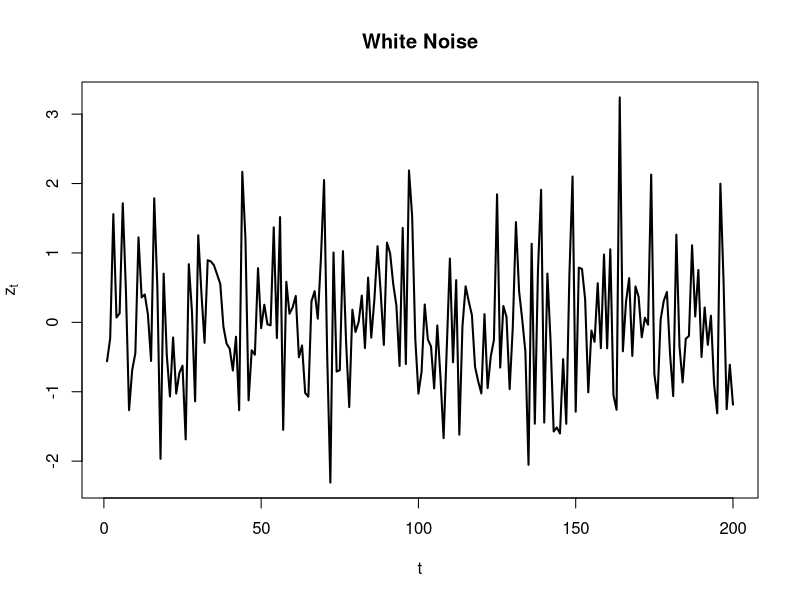
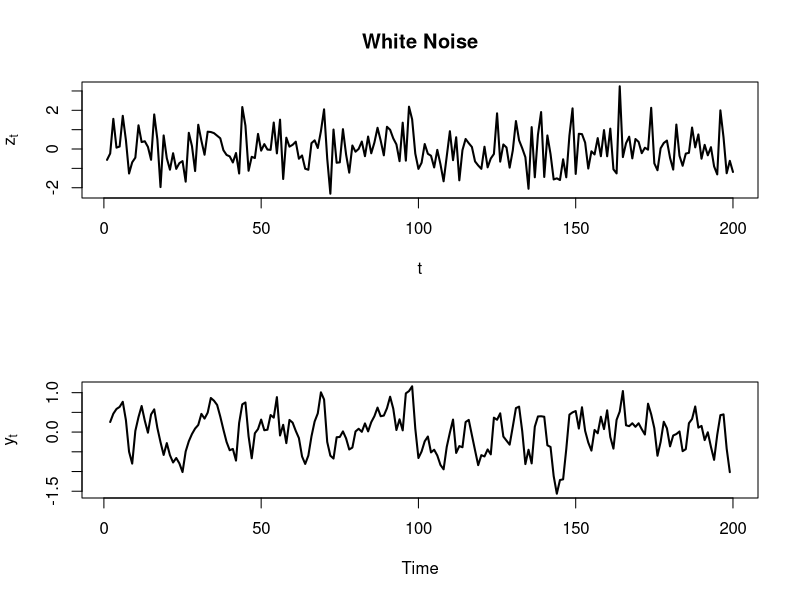
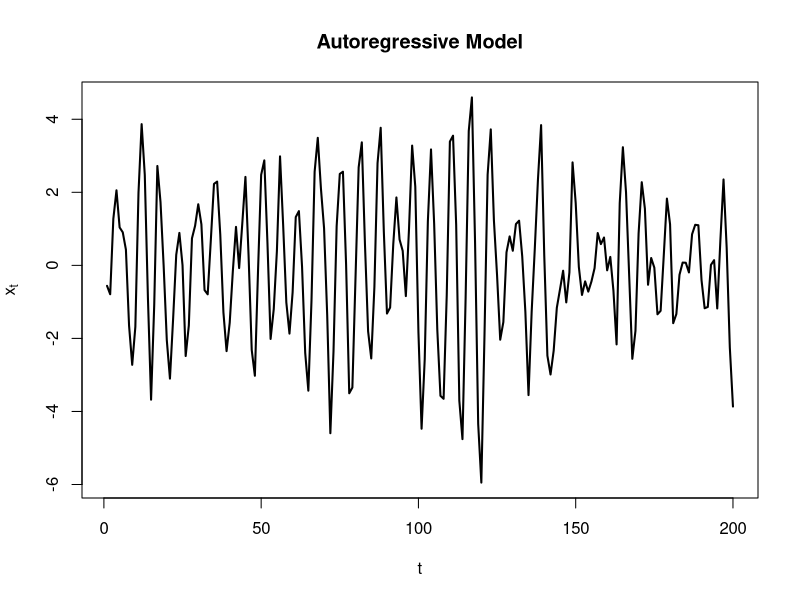
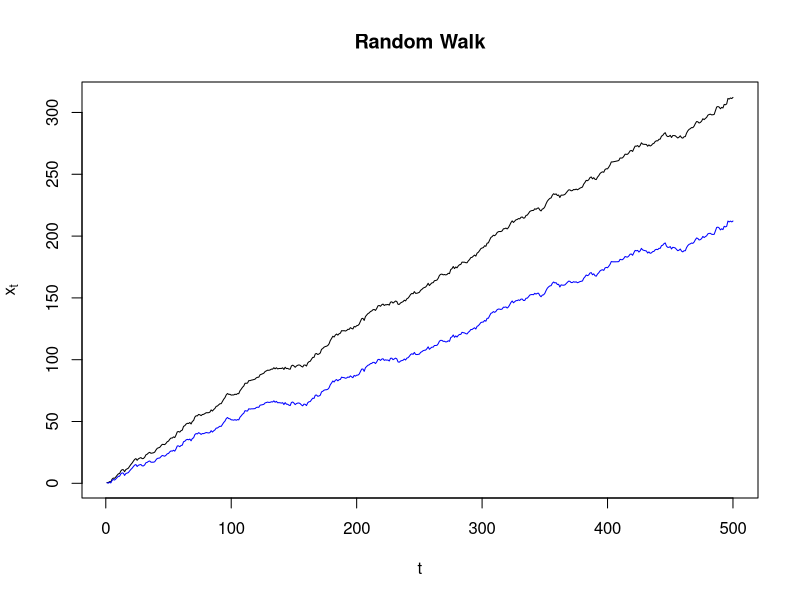
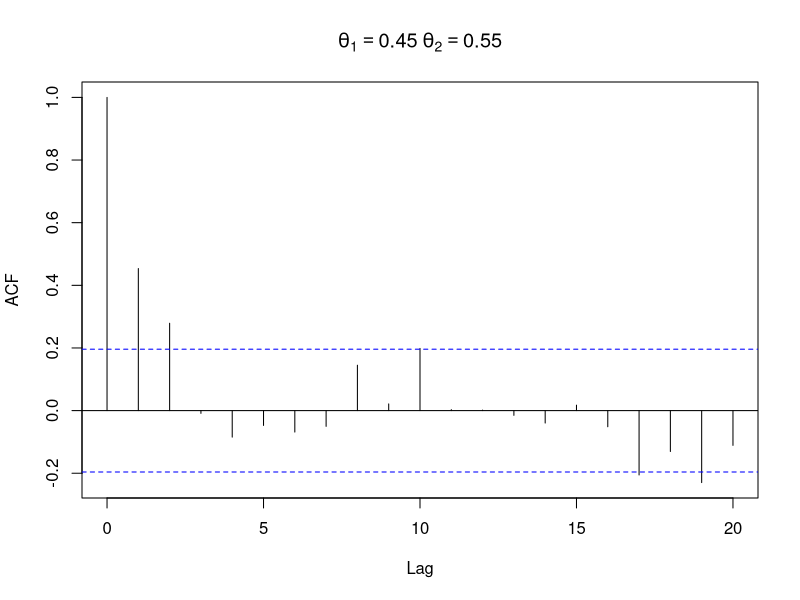

These charts were generated, in order, by the following R code:
### PSTAT 174/274 
### Lab 2

### this script only contains R code (for more information, go to Rmd file)

############ part 1 (white noise)

# simulate white noise from normal distribution with mean 0 and variance 1
set.seed(123) 
z_t <- rnorm(200,0,1)
plot.ts(z_t,xlab = "t",ylab = expression(z[t]),type = "l",main = "White Noise",lwd=2)
# what do we observe from this plot?
# 1. No trend 
# 2. Mean to be 0
# 3. Variance to be constant

############ part 2 (moving average)

? filter
# what is it for?
# in our problem, the current time point is the average between the previous time, the current time, and a future time point --> if we find the sum, we can find the average
# filter() in R helps find the sum base on the prior time points
# for the first time point, there is no prior time --> NA
# for the second time point, we have: 1+2+3=6
# for the third time point, we have: 2+3+4=9
# for the fourth time point, we havev: 3+4+5=12

# create a new variable y_t:
y_t = filter(z_t, filter = rep(1/3,3), sides = 2, method = "convolution")
# filter argument: rep(1/3,3): first argument to tell R to take the average (all three points have equal weight); second argument to tell R we want do the sum of 3 data time points
# method= convolution: to tell R that we want to use MA model
# what about sides=2?

## if we place these two on the same figure:
par(mfrow=c(2,1))
plot.ts(z_t,xlab = "t",ylab = expression(z[t]),type = "l",main = "White Noise",lwd=2)
plot(y_t,lwd=2,ylab=expression(y[t]))
## what do we observe from these two figures?
# figure 1: just white noise
# figure 2: 3-point moving average of Z_t. Since we take the average from the points in Z_t, Y_t is smoother. 

### Exercise (at home): see what happens if we do 5-point moving average, and then 11-point moving average. Will the curves are much more smoother than the orignial white noise plot?

########## part 3 (Signal) -- play with the code on your own time
# Some forms of signal can be expressed as a time series, some of them can't.
# A time series is always indexed by time, but a signal can be more general. 

######### part 4 (auto regression)

# create x_t variable as AR:
x_t <- filter(z_t,filter = c(1,-0.9),method = "recursive")
# method="recursive" to create AR
# two coeffcients of AR(2) is 1 and -0.9
par(mfrow=c(1,1))
plot(x_t,xlab  = "t",ylab  = expression(x[t]),type = "l", main = "Autoregressive Model",lwd=2)

######### part 5 (random walk)

# from the equation: 
# 1. simulate 500 observations of a random walk with drift =0.6 and 0.4 respectively. 

# a. simulate the white noise from normal distribution:
set.seed(1)
z_t <- rnorm(499,0,1) # note: we only simulate 499 observations

# b. create the cumulative sum of the white noise:
x_t <- c(0,cumsum(z_t)) # the first element is 0
# since we manually add the first element in here, x_t now has 500 observations

# c. Create two random walks with difference drift parameters:
rw1 <- 1:500*0.6 + x_t
rw2 <- 1:500*0.4 + x_t

# d. Display them on the same figure:
plot(rw1,type = "l",xlab = "t",ylab = expression(x[t]),
     main = "Random Walk")
# note: the first random walk has a bigger drift parameter --> above the second random walk. 
lines(rw2,col = "blue",type = "l")

############ Part 5 (Measures of Dependence of a Time Series)

# Simulate a time series of length 100 from an MA(2) process when theta_1=0.45 and theta_2=0.55
theta_1=0.45
theta_2=0.55
# simulate MA using arima.sim()
x1<- arima.sim(n=100,model=list(ma=c(theta_1,theta_2)))
# plot the sample acf using acf():
acf(x1,main=expression(theta[1]==0.45~theta[2]==0.55))





